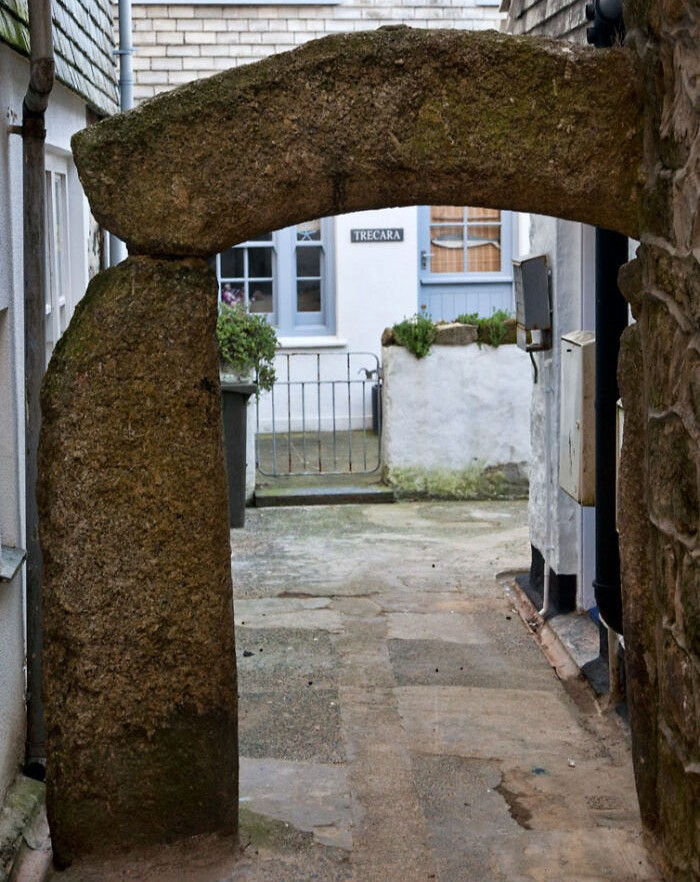
#> input picture input/3dst.jpg, 700 x 882 px
$ python positioning.py
#> lines starting #> are read from the running program, lines starting #| are printed output that depends on the picture
import numpy as np
import cv2 as cv
import matplotlib.pyplot as plt

def positioning(dst_path, src_path, mask):
#> called with dst_path = './input/3dst.jpg', src_path = './input/3src.jpg', mask = './input/3dst.jpg'
    img1 = cv.imread(dst_path)
#> img1 is the input picture: shape (882, 700, 3); mean B, G, R 86.7, 96.5, 103.6
    img2 = cv.imread(src_path)
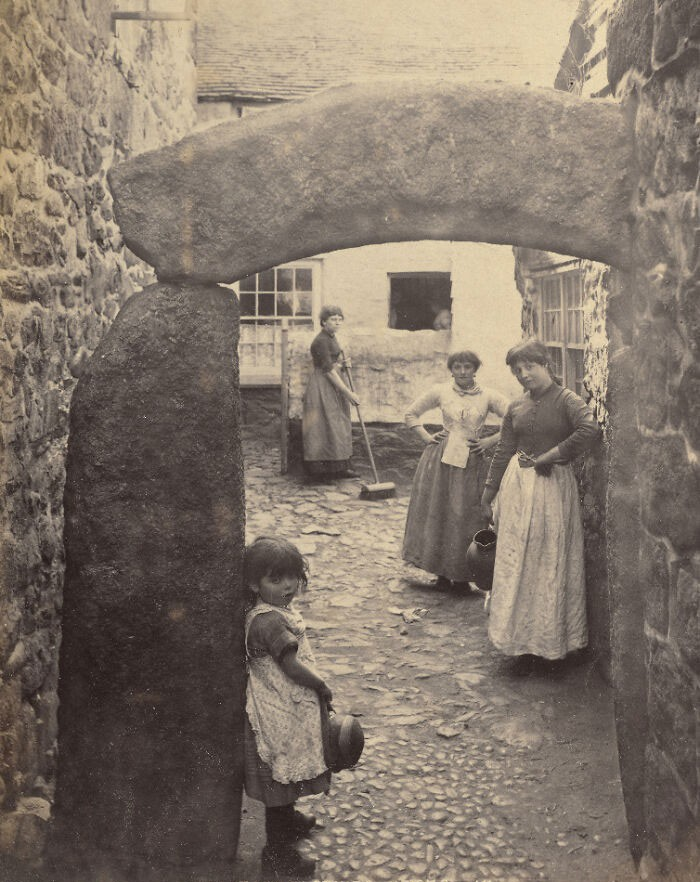
#> input picture input/3src.jpg, 700 x 882 px
#> img2 is the input picture: shape (882, 700, 3); mean B, G, R 106.6, 118.6, 130.8
    img_mask = cv.imread(mask)
    kernel = np.ones((100, 100), np.uint8)
    #img_mask = cv.dilate(img_mask, kernel, iterations = 1)
    img_mask = cv.bitwise_not(img_mask)
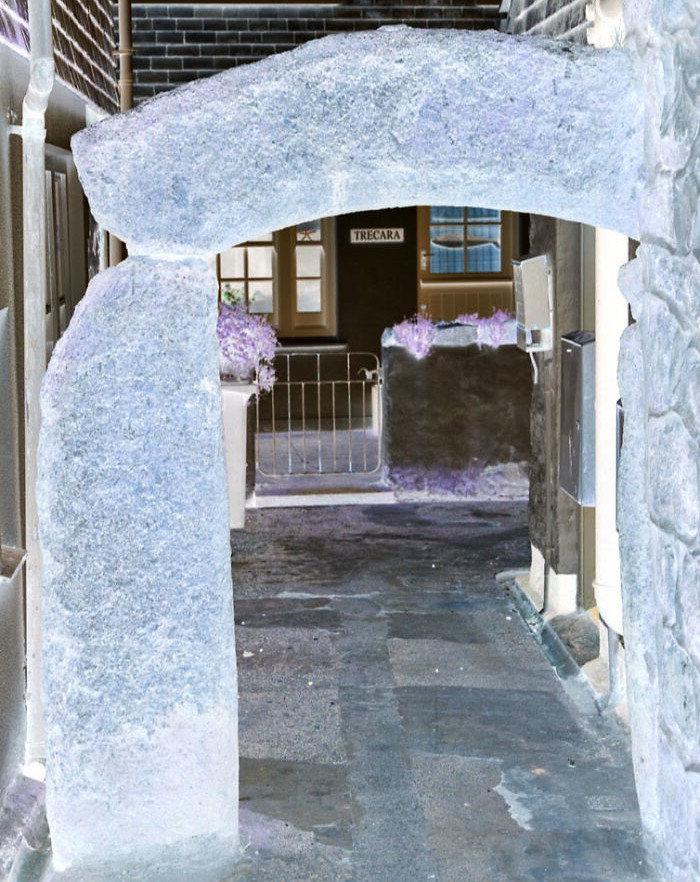
#> img_mask: shape (882, 700, 3); mean B, G, R 168.3, 158.5, 151.4

    akaze = cv.AKAZE_create()

    kp1, des1 = akaze.detectAndCompute(img1, img_mask)
#> kp1 = 1462 keypoints; strongest (x, y, size): (123, 254, 8.1), (122, 251, 11.4), (262, 261, 16.1), (633, 244, 8.1)
    kp2, des2 = akaze.detectAndCompute(img2, img_mask)
#> kp2 = 1464 keypoints; strongest (x, y, size): (420, 299, 32.3), (235, 287, 8.1), (235, 286, 5.7), (80, 253, 8.1)

    bf = cv.BFMatcher()
    matches = bf.knnMatch(des1, des2, k=2)
#> matches = 1462 matches

    good_matches = []
    shifts = []
    for m,n in matches:
        if m.distance < 0.75*n.distance:
            p =[kp1[m.queryIdx].pt[i]-kp2[m.trainIdx].pt[i] for i in range(2)]
            shifts.append(p)
            good_matches.append([m])
#> this loop made 1462 passes
#> p on passes 21, 356, 634, 698, 742, 759, 1030, 1076, 1229: [-286.2, -290], [284.2, -24.11], [89.37, -387.2], [243.1, -250.9], [112.7, 154.5], [273, -319.6], [132.8, -365.3], [64.27, -331.7], [-519.2, -88.71]
#> after the loop, good_matches = 9 matches; shifts = [[-286.2, -290], [284.2, -24.11], [89.37, -387.2], [243.1, -250.9], [112.7, 154.5], [273, -319.6], [132.8, -365.3], [64.27, -331.7], [-519.2, -88.71]]

    img3 = cv.drawMatchesKnn(img1,kp1,img2,kp2,good_matches,None,flags=cv.DrawMatchesFlags_NOT_DRAW_SINGLE_POINTS)
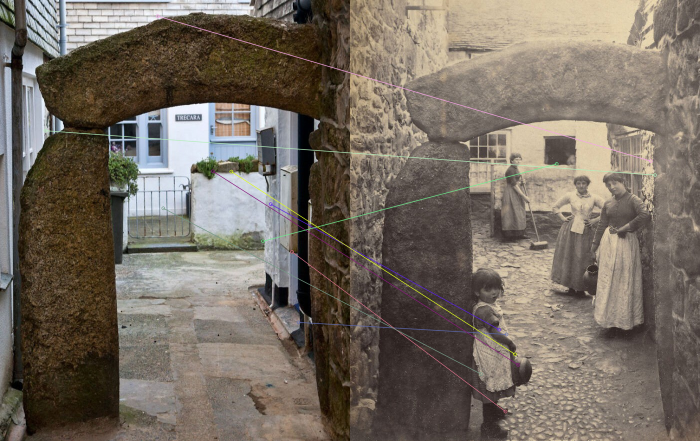
#> img3: shape (882, 1400, 3) (shown at 1/2 size); mean B, G, R 97.2, 108, 117.6
    cv.imwrite('./data/matches.jpg', img3)
    shifts = abs(np.array(shifts))
#> shifts = [[286.2, 290], [284.2, 24.11], [89.37, 387.2], [243.1, 250.9], [112.7, 154.5], [273, 319.6], [132.8, 365.3], [64.27, 331.7], [519.2, 88.71]]

    shift =[int(min(shifts[:,1])), int(min(shifts[:,0]))]
#> shift = [24, 64]
    plt.imshow(img3),plt.colorbar(),plt.show()
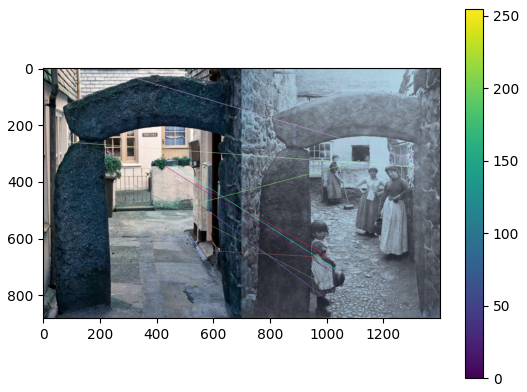
#> figure drawn by matplotlib, 2 panels; B, G, R data is drawn as R, G, B

    return shift

if __name__ == "__main__":
    mask_path = './input/3dst.jpg'
    src_path='./input/3src.jpg'
    dst_path = './input/3dst.jpg'
    p = positioning(dst_path, src_path, mask_path)
#> p = [24, 64]
    print(p)
#| [24, 64]
